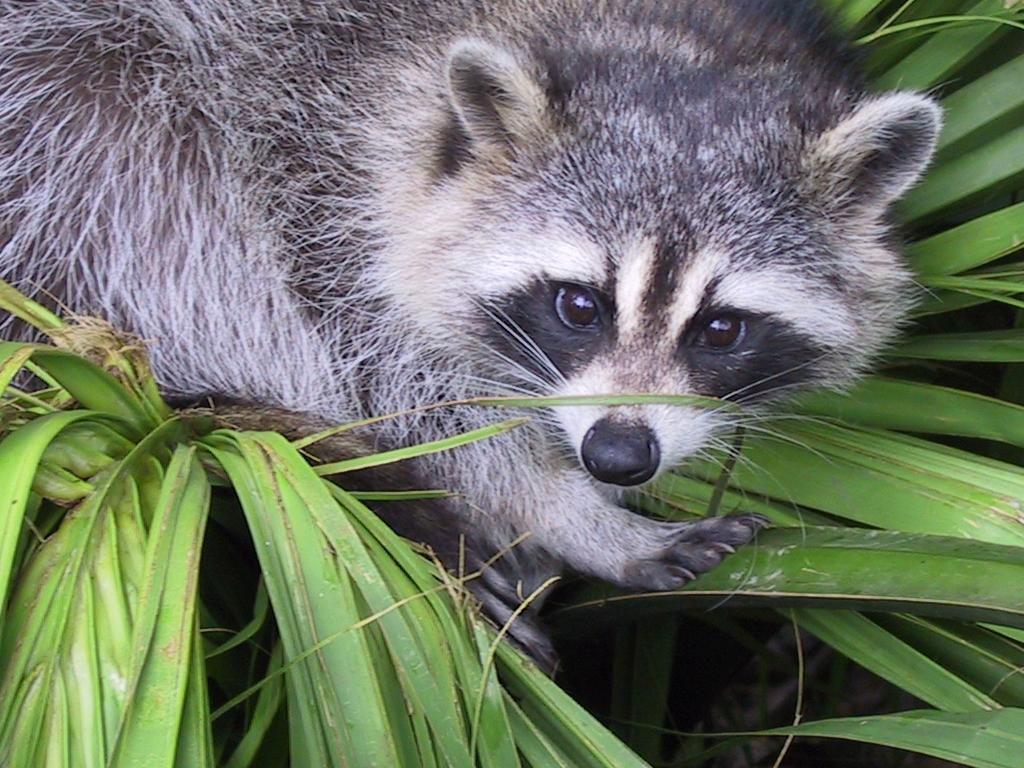
#> input picture DataScientce_Python/01_Array/ex04/animal.jpeg, 1024 x 768 px
$ python rotate.py
#> lines starting #> are read from the running program, lines starting #| are printed output that depends on the picture
### DataScientce_Python/01_Array/ex04/load_image.py
from PIL import Image
import os


def ft_load(path: str) -> list:
    """
    Fonction that load and analyse an image
    print its format and its pixels content in RBG format [r, b, g]

    Parameters:
    path (str): the path to the image

    Returns:
    load (str)
    """
#> called with path = 'animal.jpeg'
    try:
        if path.lower().endswith((".jpg", ".jpeg")):
            if os.path.exists(path):
                img = Image.open(path)
#> img is the input picture: PIL image 1024x768 RGB; mean R, G, B 110.7, 117.7, 102.1
                w, h = img.size
#> w = 1024; h = 768
                print(f"The shape of Image is: {h}, {w}, {img.layers}")
#| The shape of Image is: 768, 1024, 3
                pixels = []
                for a in range(w):
                    for b in range(h):
                        pixels.append(img.getpixel((a, b)))
#> after the loop, pixels = 786432 items
                img.show()
                img.close()
                return pixels  # i can't use numpy on my laptop :/
            raise AssertionError("File not found:", path)
        raise AssertionError("Format supported: JPG and JPEG")
    except AssertionError as err:
        print(AssertionError.__name__ + ":", err)
        return ""

### DataScientce_Python/01_Array/ex04/rotate.py
from load_image import ft_load
from PIL import Image
# go see here racoon on stack overflow
# https://stackoverflow.com/questions/37119071/scipy-rotate-and-zoom-an-image-without-changing-its-dimensions


def rotate(image: str):
    """
    """
#> called with image = 'animal.jpeg'
    try:
        img = Image.open(image)
        w, h = img.size
#> w = 1024; h = 768
        p_left = 200
        p_right = w
#> p_right = 1024
        p_top = h/2
#> p_top = 384
        p_bottom = h
#> p_bottom = 768
        depth = 1
        im1 = img.crop((p_left, p_top, p_right, p_bottom))  # A remanier ici
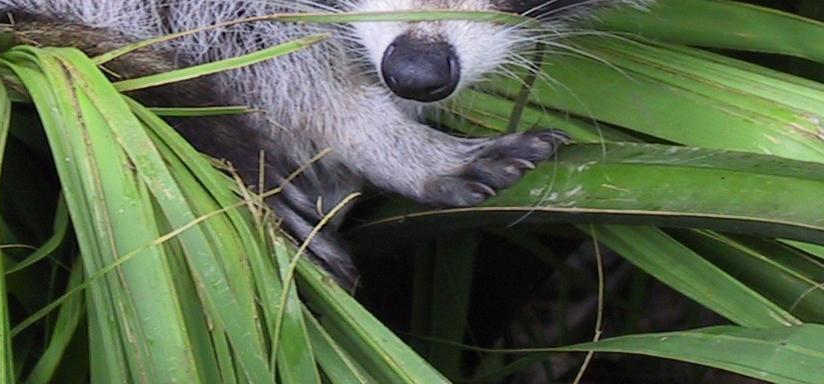
#> im1: PIL image 824x384 RGB; mean R, G, B 88.5, 103.2, 74.7
        im1.show()
        im1.close()
        img.close()
        return (img)
    except AssertionError as e:
        print(AssertionError.__name__ + ":", e)

    return


def main():
    """
    Take 2 list of int/float and return a list of BMI (IMC)
    Parameters:
    L1(list): a list of words separate by space
    L2(list): filter minimum lenght
    """
    try:
        print(ft_load("animal.jpeg"))
        return (rotate("animal.jpeg"))
    except AssertionError as err:
        print(AssertionError.__name__ + ":", err)


if __name__ == "__main__":
    main()

$ run again, with DataScientce_Python/01_Array/ex04/landscape.jpg copied over DataScientce_Python/01_Array/ex04/animal.jpeg
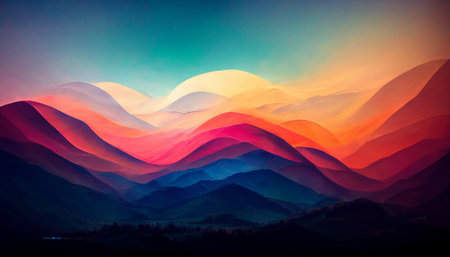
#> input picture DataScientce_Python/01_Array/ex04/landscape.jpg, 450 x 257 px
#> in ft_load, img is the input picture: PIL image 450x257 RGB; mean R, G, B 98.7, 79.1, 89.1
#| The shape of Image is: 257, 450, 3
#> after the loop in ft_load, `for a in range(w):`: pixels = 115650 items
#> in rotate, `im1 = img.crop((p_left, p_top, p_right, p_bottom))`:
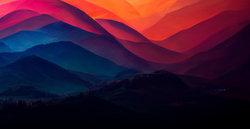
#> im1: PIL image 250x129 RGB; mean R, G, B 59.7, 22.6, 47.1
